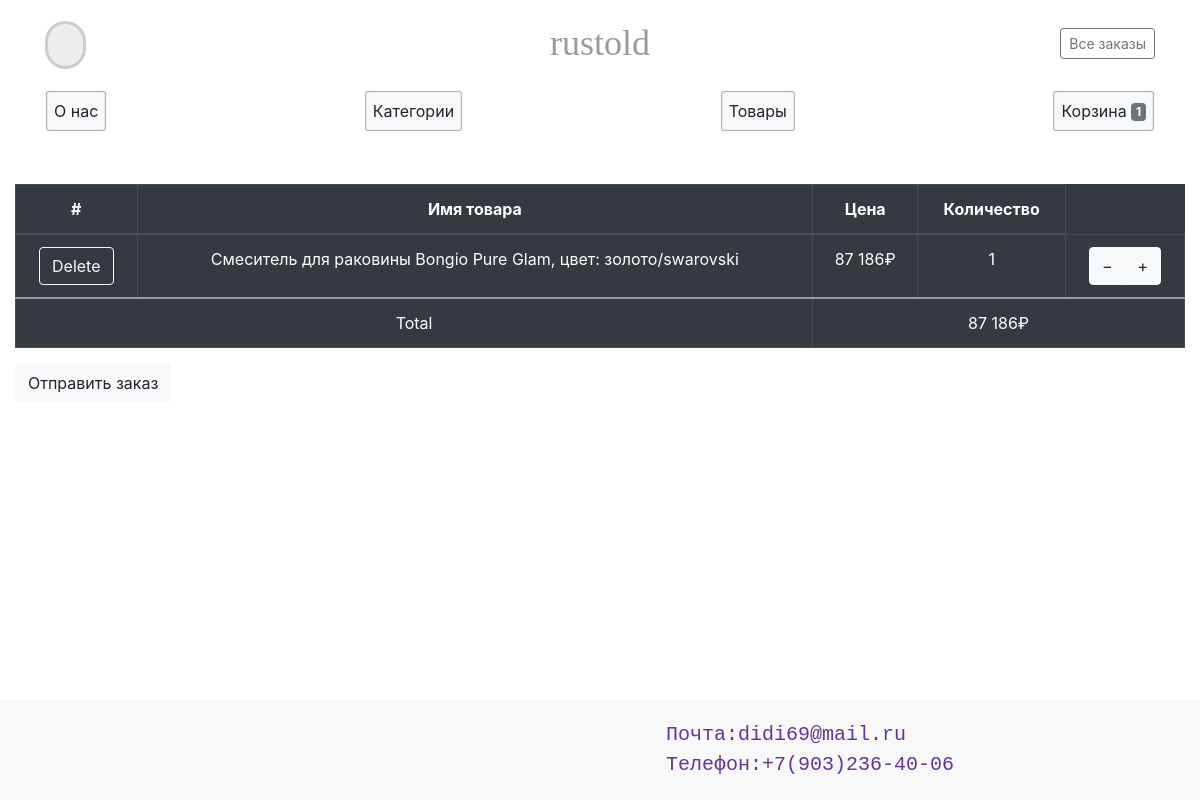
Page /products/carts/ (signed in) on the earlier database version.
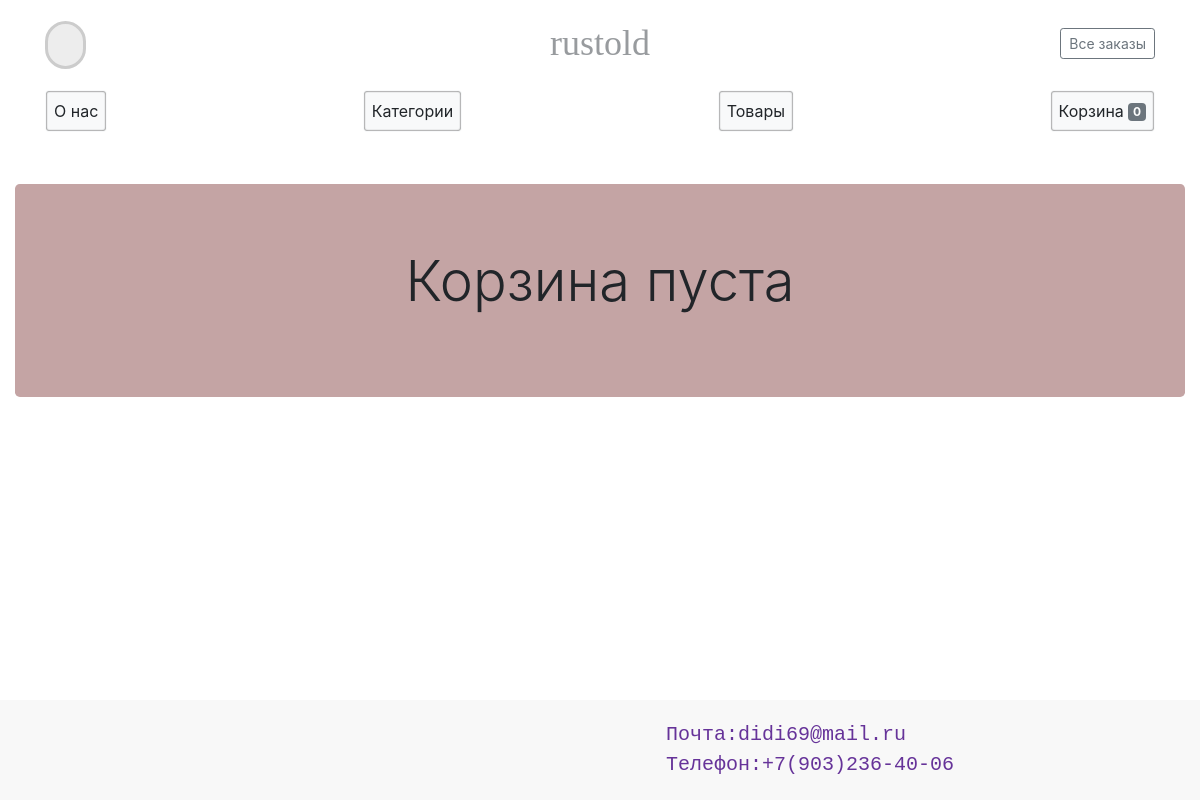
Same page on the later database version.
### products/models.py (models this page shows)
class Product(models.Model):
    category = models.ForeignKey(Category, related_name='products', on_delete=models.CASCADE, blank=True, null=True)
    name = models.CharField(max_length=200, db_index=True, null=True, default='default')
    slug = models.SlugField(max_length=200, db_index=True, unique=True, null=True, default='default')
    image = models.ImageField(upload_to='img', null=True, verbose_name=u'Изображение')
    country = models.CharField(max_length=200, blank=True, null=True)
    price = models.PositiveIntegerField(null=True)
    stock = models.PositiveIntegerField(null=True)
    available = models.BooleanField(default=True, null=True)
    created = models.DateTimeField(auto_now_add=True, null=True)
    updated = models.DateTimeField(auto_now=True, null=True)
    price_multiplier = models.PositiveIntegerField(null=True, default=0)
    class Meta:
        ordering = ('name',)
        index_together = (('id', 'slug'),)
        unique_together = ('name', 'slug')
    def __str__(self):
        return self.name

class Quantity(models.Model):
    product = models.ForeignKey(Product, on_delete=models.CASCADE, blank=True, null=True)
    user = models.ForeignKey(User, blank=True, null=True, on_delete=models.CASCADE)
    quantity = models.IntegerField(default=1, null=True)
    def __str__(self):
        return '{} - {}'.format(self.user.username, self.quantity)

### carts/views.py (the view)
# urls.py: path('products/carts/', view, name='cart'),
@login_required
def view(request):
	for product in Product.objects.all():
		if product.price == 0:
			product.delete()
	try:
		a = Cart.objects.get_or_create(user=request.user)
		cart = Cart.objects.filter(user=request.user).last()
		item = cart.products.all()
		all_price = 0
		for i in item:
			all_price += Quantity.objects.filter(user=request.user, product=i).last().quantity
		lol = int(cart.total)
		list_q = []
		for i in item:
			q = Quantity.objects.filter(user=request.user, product=i).last()
			print(q)
			list_q.append(q)
		q = Quantity.objects.filter(user=request.user)
	except:
		item = None
		all_price = 0
		if not request.user.is_anonymous:
			cart = Cart.objects.filter(user=request.user).last()
			item = cart.products.all()
			all_price = 0
			for i in item:
				all_price += Quantity.objects.filter(user=request.user, product=i).last().quantity
			lol = int(cart.total)
			q = Quantity.objects.filter(user=request.user)
			list_q = []
			for i in item:
				q = Quantity.objects.filter(user=request.user, product=i).last()
				print(q)
				list_q.append(q)
		else:
			cart = None
			all_price = 0
			i = None
			lol = None
			list_q = []
	return render(request, 'carts/view.html', {'cart': cart.products.all(), 'item_total': lol, 'total': cart.products.all().count(), 'q': list_q})

### carts/templates/carts/view.html (shortened to what this page needs)
{% extends 'shopway/base.html' %}
{% block content %}
{% if user.is_authenticated %}
	<div class="d-cont">
		{% if cart %}
		<table class="table table-bordered table-dark">
			  <thead>
			    <tr>
			      <th class="text-center" scope="col">#</th>
			      <th class="text-center" scope="col">Имя товара</th>
			      <th class="text-center" scope="col">Цена</th>
			      <th class="text-center" scope="col">Количество</th>
			    </tr>
			  </thead>
			{% for item in cart %}
			  <tbody>
			    <tr>
			      <th class="text-center" scope="row"><a class="btn btn-outline-light" href="{% url 'remove_cart' item.slug %}">Delete</a></th>
			      <td class="text-center">{{item}}</td>
				  <td class="text-center" id="price">{{item.price}}</td>
				  <td class="text-center">
				  {% for i in q %}
					{% if i.product == item %}
						{{i.quantity}}
					{% endif%}
				  {% endfor %}</td>
			      <td class="text-center">
					<form method="post" action="{% url 'click_value' item.slug %}">
						<div class="btn-group text-uppercase">
							<input type="submit" value="−" class="btn btn-light" name="_down">
							<input type="submit" value="+" class="btn btn-light" name="_up">
						</div>
					</form>
			      </td>
			    </tr>
			  </tbody>
			 {% endfor %}
			 <tr>
		      <td class="text-center" colspan="2">Total</td>
		      <td id="price" colspan="3" class="text-center">{{item_total}}</td>
		    </tr>
			</table>
			<form action="{% url 'send_order' %}" method="POST">
				<input type="submit" value="Отправить заказ" class="btn btn-light mb-3" name="submit_btn">
			</form>
		{% else %}
			<div class="jumbotron bg-red">
				<div class="display-4 text-center">Корзина пуста</div>
			</div>
		{% endif %}
	</div>
{% else %}
<div class="container">
	<div class="jumbotron bg-red">
			<div class="display-4 text-center">Вы не зарегестрированны!</div>
	</div>
</div>
{% endif %}
{% endblock %}

### products/templates/shopway/base.html (shortened to what this page needs)
<!DOCTYPE html>
{% load static %}
<html>
<head>
	<link rel="stylesheet" href="{% static 'css/product_detail.css'%}">
	<link rel="stylesheet" href="{% static 'css/card.css'%}">
	<link rel="stylesheet" href="{% static 'css/search.css'%}">
	<link rel="stylesheet" href="{% static 'css/total.css'%}">
	<link rel="stylesheet" href="{% static 'css/home.css'%}">
	<link rel="stylesheet" href="{% static 'css/basket.css'%}">
	<link rel="stylesheet" href="https://stackpath.bootstrapcdn.com/bootstrap/4.4.1/css/bootstrap.min.css">
</head>
<body>
<div class="page">
	<div class="navbar-no-fixed">
		<div class="container">
			{% include 'shopway/includes/navbar.html' %}
		</div>
	</div>
	<div class="data-content">
		{% block content %}
		{% endblock %}
	</div>
	<footer class="footer">
		<div class="container">
			<div class="footer-edit">
				<div class="about">
					<div class="col">Почта:<a href="mailto:didi69@mail.ru">didi69@mail.ru</a></div>
					<div class="col">Телефон:<a href='tel:+79032364006'>+7(903)236-40-06</a></div>
				</div>
			</div>
		</div>
	</footer>
</div>
</body>
</html>

### products/templates/shopway/includes/navbar.html (shortened to what this page needs)
{% load static %}
<header class="blog-header py-3">
    <div class="row flex-nowrap justify-content-between align-items-center">
      <div class="col-4 pt-1">
        <form id="demo-2" action="/s/">
            <input name="q" type="search" placeholder="Search">
        </form>
      </div>
      <div class="col-4 text-center">
        <a class="blog-header-logo text-dark" href="{% url 'home' %}"><img src="{% static 'img/trustold-big.png' %}" alt="">rustold</a>
      </div>
      <div class="col-4 d-flex justify-content-end align-items-center">
        {% if not user.is_authenticated %}
        <a class="btn btn-sm btn-outline-secondary" href="{% url 'register' %}">Зарегестрироваться</a>
        {% else %}
          {% if user.is_superuser%}
            <a class="btn btn-sm btn-outline-secondary" href="{% url 'send_order' %}">Все заказы</a>
          {% else %}
            <a class="btn btn-sm btn-outline-secondary" href="{% url 'send_order' %}">Мои заказы</a>
          {% endif %}
        {% endif %}
      </div>
    </div>
  </header>
  <div class="nav-scroller py-1 mb-5">
    <nav class="nav d-flex justify-content-between">
      <a class="p-2 btn btn-light" href="{% url 'about_as' %}">О нас</a>
      <a class="p-2 btn btn-light" href="{% url 'category_all' %}">Категории</a>
      <a class="p-2 btn btn-light" href="{% url 'products' %}">Товары</a>
      <a class="p-2 btn btn-light" href="{% url 'cart' %}">Корзина <span class="badge badge-secondary">{{total}}</span> </a>
    </nav>
  </div>

### static/css/search.css (style rules this page uses)
a { color: #69C; text-decoration: none; }
input { outline: none; }
input[type=search] { -webkit-appearance: textfield; -webkit-box-sizing: content-box; font-family: inherit; font-size: 100%; }
input[type=search] { background: #ededed url(https://static.tumblr.com/ftv85bp/MIXmud4tx/search-icon.png) no-repeat 9px center; border: solid 1px #ccc; padding: 9px 10px 9px 32px; width: 55px; -webkit-border-radius: 10em; -moz-border-radius: 10em; border-radius: 10em; -webkit-transition: all .5s; -moz-transition: all .5s; transition: all .5s; }
#demo-2 input[type=search] { width: 15px; padding-left: 10px; color: transparent; cursor: pointer; border-width: medium; }

### static/css/home.css (style rules this page uses)
div.display-4.text-center { margin-bottom: 18px; }

### static/css/basket.css (style rules this page uses)
.jumbotron.bg-red { background-color: #c4a4a4; }

### products/templates/shopway/includes/navbar.html (style rules this page uses)
a.p-2.btn.btn-light { transition: 0.5s ease-in-out; box-shadow: inset 0 0 2px 0px black; }
.blog-header-logo { font-family: "Playfair Display", Georgia, "Times New Roman", serif; font-size: 2.25rem; text-decoration: none; transition: 1s all; opacity: 0.5; }

### carts/templates/carts/view.html (style rules this page uses)
.d-cont { max-width: 1340px; width: 100%; padding-right: 15px; padding-left: 15px; margin-right: auto; margin-left: auto; }

### products/templates/shopway/base.html (style rules this page uses)
body { overflow-x: hidden; }
.about .col a { color: rebeccapurple; text-decoration: none; transition: .6s ease-in-out all; }
.about { display: flex; flex-direction: column; }
.page { overflow-x: hidden; display: flex; flex-direction: column; min-height: 100vh; }
.footer { margin-top: auto; }
.footer { background-color: #f8f8f8; overflow-x: hidden; width: 102%; padding: 20px 0; }
.about { display: flex; justify-content: center; color: rebeccapurple; font-size: x-large; font-family: monospace; }
.footer-edit { display: flex; justify-content: space-around; align-items: center; }
.d-cont { max-width: 1340px; width: 100%; padding-right: 15px; padding-left: 15px; margin-right: auto; margin-left: auto; }
.row { justify-content: center; }

Differences in the rows shown:
removed Product: name "Смеситель для раковины Bongio Pure Glam, цвет: золото/swarovski", price "87 186₽"
removed Quantity: quantity "1"
Other differences:
{{ total }}: "1" → "0"
{{ item_total }}: "87 186₽" → (not shown)
form field submit_btn: "Отправить заказ" → (not shown)
text no longer shown: "# Имя товара Цена Количество Total"
text now shown: "Корзина пуста"
